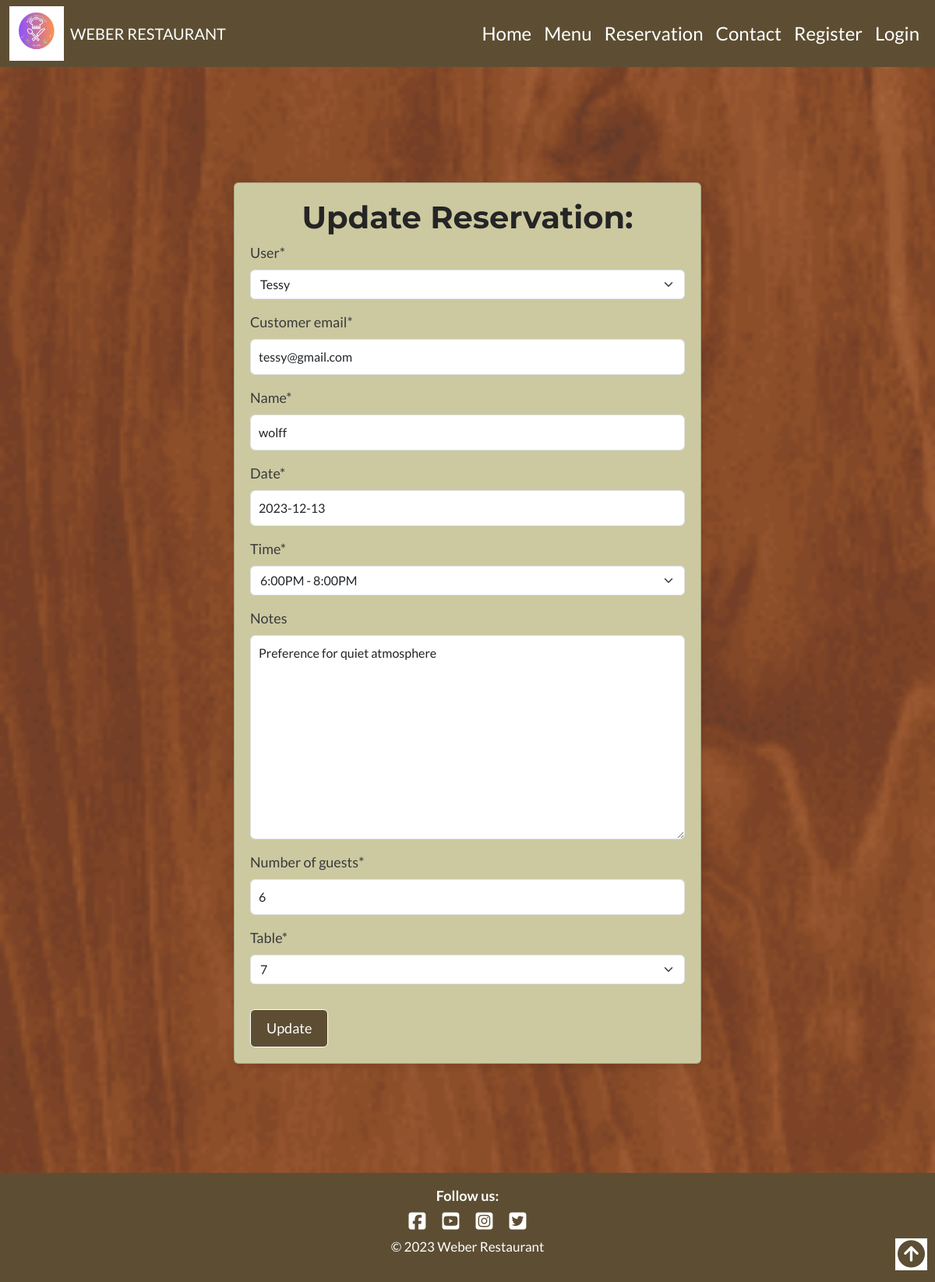
/21/edit/, run on an earlier commit of the app's database.
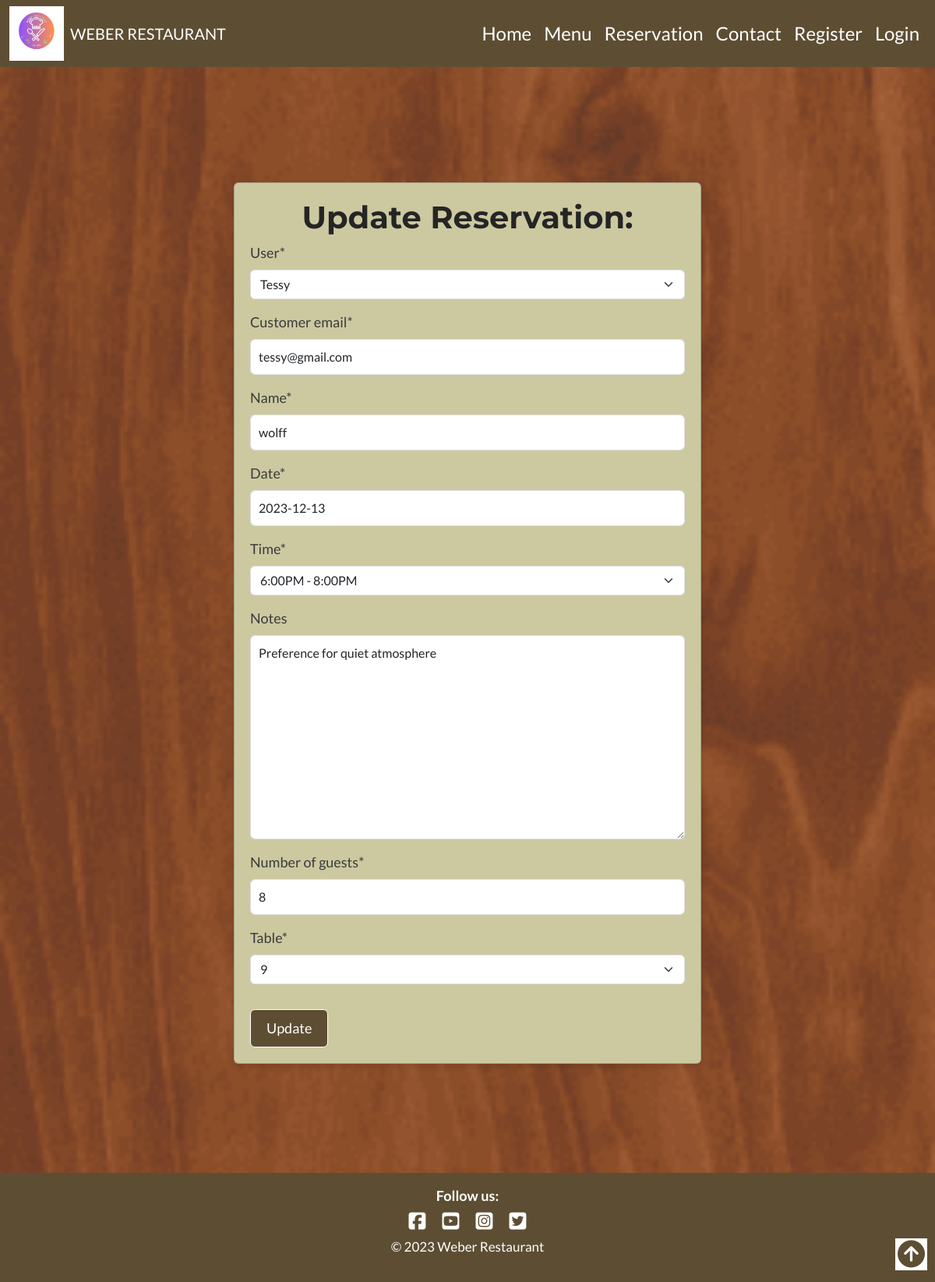
And on a later commit of the database.
### reservations/models.py (models this page shows, shortened)
class Reservations(models.Model):
    user = models.ForeignKey(User, on_delete=models.CASCADE)
    name = models.CharField(max_length=100)
    customer_email = models.EmailField(max_length=150)
    date = models.DateField()
    time = models.IntegerField(choices=RESERVATION_TIME, default=1)
    notes = models.TextField(null=True, blank=True) # This is not a required field
    table = models.ForeignKey('Table', on_delete=models.CASCADE)
    number_of_guests = models.IntegerField()
    created = models.DateTimeField(auto_now_add=True)

### reservations/views.py (the view)
# urls.py: path('<int:pk>/edit/', Reservation_Edit_View.as_view(), name="reservation_edit"),
class Reservation_Edit_View(SuccessMessageMixin, UpdateView):
    model = Reservations
    template_name = "reservation_edit.html"
    fields = ['user', 'customer_email','name', 'date', 'time', 'notes', 'number_of_guests', 'table']
    success_url = reverse_lazy("reservation_list")
    success_message = "Reservation Updated Successful"

### reservations/models.py (called while the page is built)
    def __str__(self):
        return str(self.table_number)

### templates/reservation_edit.html
{% extends "base.html" %}
{% load crispy_forms_tags %}
{% block content %}
<div class="wrapper">
    <div class="container w-50 card card-body mt-5" style="background-color: #CCC9A1; margin-bottom: 40px;" id="signin">
      <h2 class="text-center">Update Reservation:</h2>
<form action="" method="post">{% csrf_token %}
  {{ form|crispy }}
  <button class="btn btn-success mt-3 w-20 text-center" type="submit">Update</button>
  </form>
    </div>
</div>
{% endblock  %}

What changed in the data, as far as the page shows it:
changed Reservations "Tessy": number_of_guests "6" → "8"; table "7" → "9"
